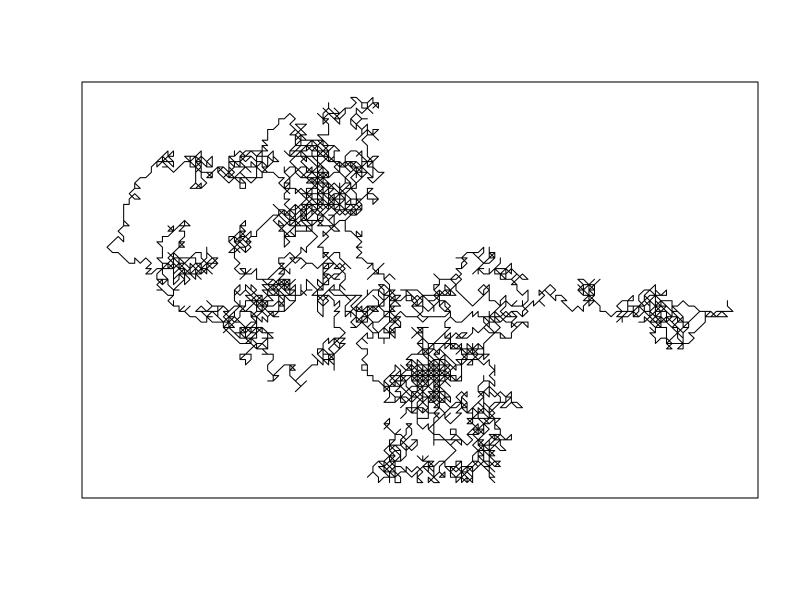

This chart was generated by the following R code:

#### aRt

random_art <- function(seed,steps,lines =1){
  mat <- matrix(NA,ncol = lines*2,nrow=steps)
  mat[1,1:(lines*2)] <- sample(1:10,lines*2,T)
  
  set.seed(seed)
  for (i in 2:steps){
    mat[i,1:(lines*2)] <- mat[i-1,1:(lines*2)] +sample(c(-1,0,1),(lines*2),replace = T)
  }
  plot(mat[,1:2],type="l",main="",xlab="",ylab="", xaxt='n',yaxt="n")
}

random_art(17, 5000, 5)

